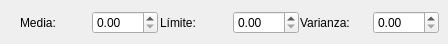
        <widget class="QWidget" name="page_20">
         <widget class="QWidget" name="layoutWidget_45">
          <property name="geometry">
           <rect>
            <x>20</x>
            <y>10</y>
            <width>138</width>
            <height>25</height>
           </rect>
          </property>
          <layout class="QHBoxLayout" name="horizontalLayout_65">
           <item>
            <widget class="QLabel" name="label_82">
             <property name="text">
              <string>Media:    </string>
             </property>
            </widget>
           </item>
           <item>
            <widget class="QDoubleSpinBox" name="d5normed">
             <property name="maximum">
              <double>999.990000000000009</double>
             </property>
            </widget>
           </item>
          </layout>
         </widget>
         <widget class="QWidget" name="layoutWidget_46">
          <property name="geometry">
           <rect>
            <x>160</x>
            <y>10</y>
            <width>139</width>
            <height>25</height>
           </rect>
          </property>
          <layout class="QHBoxLayout" name="horizontalLayout_66">
           <item>
            <widget class="QLabel" name="label_83">
             <property name="text">
              <string>Límite:    </string>
             </property>
            </widget>
           </item>
           <item>
            <widget class="QDoubleSpinBox" name="d5norlim">
             <property name="maximum">
              <double>999.990000000000009</double>
             </property>
            </widget>
           </item>
          </layout>
         </widget>
         <widget class="QWidget" name="layoutWidget_47">
          <property name="geometry">
           <rect>
            <x>300</x>
            <y>10</y>
            <width>139</width>
            <height>25</height>
           </rect>
          </property>
          <layout class="QHBoxLayout" name="horizontalLayout_67">
           <item>
            <widget class="QLabel" name="label_84">
             <property name="text">
              <string>Varianza:</string>
             </property>
            </widget>
           </item>
           <item>
            <widget class="QDoubleSpinBox" name="d5norvar">
             <property name="maximum">
              <double>999.990000000000009</double>
             </property>
            </widget>
           </item>
          </layout>
         </widget>
        </widget>
